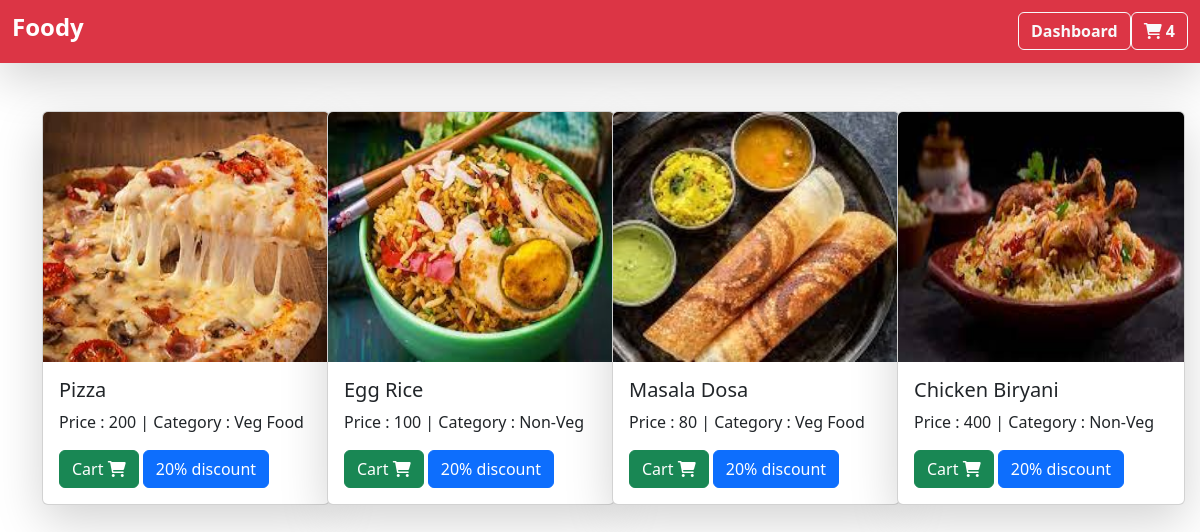
The app's page / (signed in) with its own data.
### foody/models.py (models this page shows, shortened)
class BaseModel(models.Model):
    uid = models.UUIDField(default = uuid.uuid4, editable = False, primary_key = True)
    created_at = models.DateField(auto_now_add = True)
    updated_at = models.DateField(auto_now_add = True)
    class Meta:
        abstract = True

class Food(BaseModel):
    category = models.ForeignKey(FoodCategory, on_delete = models.CASCADE, related_name = 'food')
    food_name = models.CharField(max_length =  100)
    price = models.IntegerField(default = 100)
    image = models.ImageField(upload_to = 'food')

class FoodCategory(BaseModel):
    category_name = models.CharField(max_length = 100)

### foody/views.py (the view)
# urls.py: 2. Add a URL to urlpatterns:  path('', views.home, name='home')
def home(request):
    food = Food.objects.all()
    context = {'food' : food }
    return render(request, 'home.html', context)

### foody/templates/home.html
{% extends "base.html" %}
{% block start %}
<div class="container mt-5 gap-3">
	<div class="row">
		{% for item in food %}
		<div class="col-md-3 gap-3">
			<div class="card shadow-lg" style="width: 18rem;">
				<img src="/media/{{ item.image }}" style="height: 250px;" class="card-img-top" alt="...">
				<div class="card-body">
				<h5 class="card-title">{{ item.food_name }}</h5>
				<p>Price : {{ item.price }} | Category : {{ item.category.category_name }}</p>
				<a href="{% url 'add_to_cart' item.uid %}" class="btn btn-success">Cart <i class="fa-solid fa-cart-shopping"></i></a>
				<a href="#" class="btn btn-primary">20% discount</a>
				</div>
			</div>
		</div>
		{% endfor %}
	</div>
</div>
{% endblock %}

### foody/templates/base.html (shortened to what this page needs)
<!doctype html>
<html lang="en">
<head>
	<link href="https://cdn.jsdelivr.net/npm/bootstrap@5.3.2/dist/css/bootstrap.min.css" rel="stylesheet"
>
	<link rel="stylesheet" href="https://cdnjs.cloudflare.com/ajax/libs/font-awesome/6.0.0/css/all.min.css">
</head>
<body>
	<nav class="navbar navbar-dark bg-danger shadow-lg">
		<div class="container-fluid position-relative">
			<a href="/" class="navbar-brand"><h4><b>Foody</b></h4></a>
			<div class="d-flex">
				{% if request.user.is_authenticated %}
					<a href="/" class="btn btn-outline-light"><b>Dashboard</b></a>
				{% else %}
					<a href="{% url 'login' %}" class="navbar-brand"><b>Login</b></a>
					<a href="{% url 'register' %}" class="navbar-brand"><b>Register</b></a>
				{% endif %}
				<a href="{% url 'cart' %}" class="btn btn-outline-light"><i class="fa-solid fa-cart-shopping"></i><b>  {{ request.user.cart_count }}</b></a>
			</div>
		</div>
	</nav>
	{% block start%}
	{% endblock %}
</body>
</html>

### records on screen
Food: image (picture), food_name "Pizza", price "200", category.category_name "Veg Food"
Food: image (picture), food_name "Egg Rice", price "100", category.category_name "Non-Veg"
Food: image (picture), food_name "Masala Dosa", price "80", category.category_name "Veg Food"
Food: image (picture), food_name "Chicken Biryani", price "400", category.category_name "Non-Veg"

### other values on screen
{{ request.user.cart_count }} "4"
